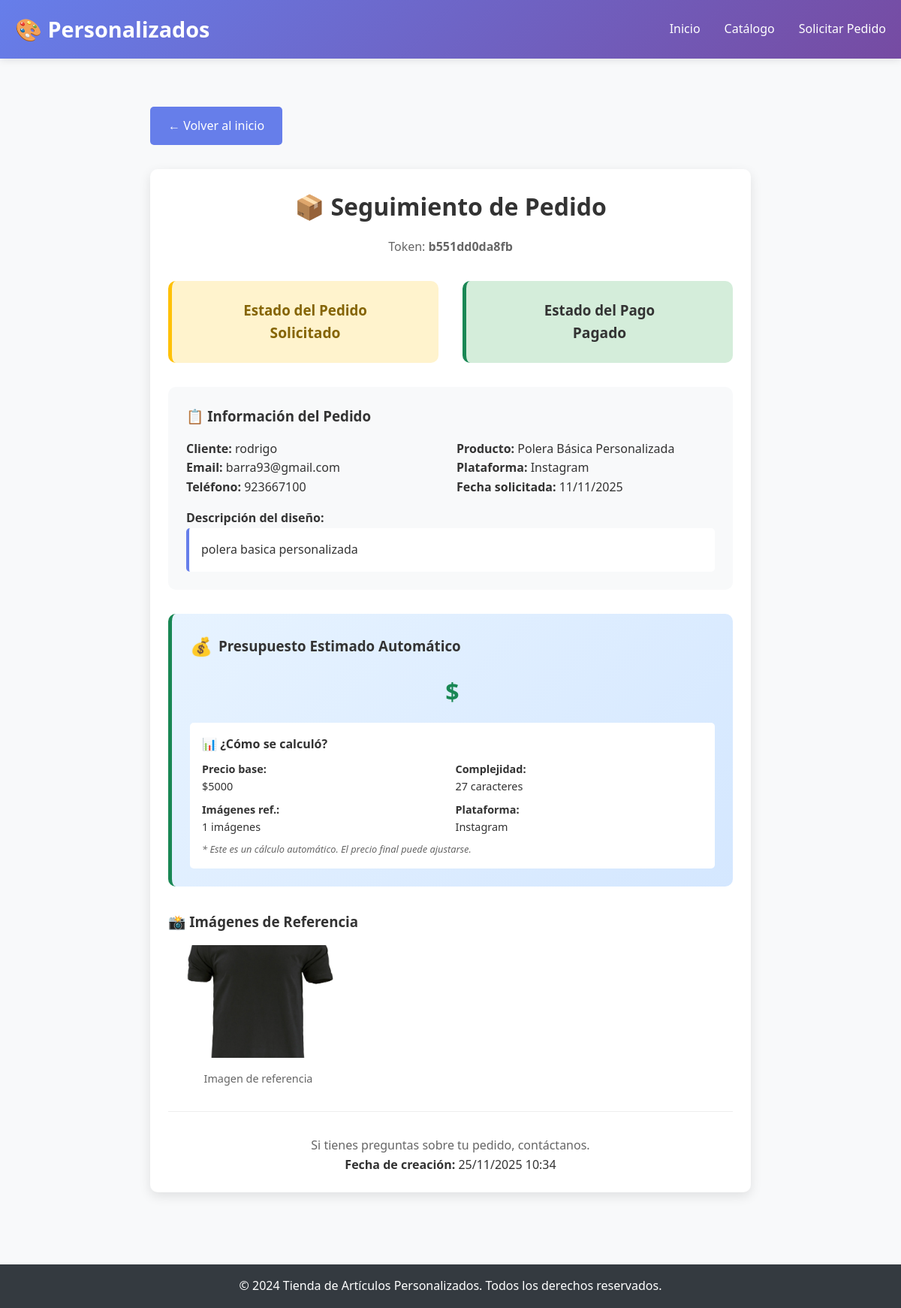
The page /seguimiento/b551dd0da8fb/ on the database its author committed.
### tienda/models.py (models this page shows, shortened)
class Pedido(models.Model):
    ESTADOS_PEDIDO = [
        ('solicitado', 'Solicitado'),
        ('aprobado', 'Aprobado'),
        ('en_proceso', 'En proceso'),
        ('realizado', 'Realizado'),
        ('entregado', 'Entregado'),
        ('finalizado', 'Finalizado'),
        ('cancelado', 'Cancelado'),
    ]
    ESTADOS_PAGO = [
        ('pendiente', 'Pendiente'),
        ('parcial', 'Parcial'),
        ('pagado', 'Pagado'),
    ]
    PLATAFORMAS = [
        ('facebook', 'Facebook'),
        ('instagram', 'Instagram'),
        ('whatsapp', 'WhatsApp'),
        ('sitio_web', 'Sitio Web'),
        ('presencial', 'Presencial'),
        ('otro', 'Otro'),
    ]
    nombre_cliente = models.CharField(max_length=200)
    email = models.EmailField()
    telefono = models.CharField(max_length=20, blank=True, default="")
    red_social = models.CharField(max_length=100, blank=True, default="")
    producto_referencia = models.ForeignKey(Producto, on_delete=models.SET_NULL, null=True, blank=True)
    descripcion_diseno = models.TextField()
    fecha_requerida = models.DateField(null=True, blank=True)
    plataforma = models.CharField(max_length=20, choices=PLATAFORMAS, default='sitio_web')
    estado_pedido = models.CharField(max_length=20, choices=ESTADOS_PEDIDO, default='solicitado')
    estado_pago = models.CharField(max_length=20, choices=ESTADOS_PAGO, default='pendiente')
    token_seguimiento = models.CharField(
        max_length=12,  # Más corto y manejable
        unique=True,
        editable=False,
        blank=True
    )
    fecha_creacion = models.DateTimeField(default=timezone.now)
    fecha_actualizacion = models.DateTimeField(auto_now=True)
    presupuesto_aprobado = models.DecimalField(max_digits=10, decimal_places=2, null=True, blank=True)
    notas_internas = models.TextField(blank=True, default="")
    presupuesto_estimado = models.DecimalField(
        max_digits=10,
        decimal_places=2,
        null=True,
        blank=True,
        verbose_name="Presupuesto estimado"
    )
    class Meta:
        verbose_name = "Pedido"
        verbose_name_plural = "Pedidos"
        ordering = ['-fecha_creacion']

class Producto(models.Model):
    nombre = models.CharField(max_length=200)
    descripcion = models.TextField()
    categoria = models.ForeignKey(Categoria, on_delete=models.CASCADE)
    precio_base = models.DecimalField(max_digits=10, decimal_places=2)
    activo = models.BooleanField(default=True)
    imagen_1 = models.ImageField(upload_to='productos/', blank=True, null=True)
    imagen_2 = models.ImageField(upload_to='productos/', blank=True, null=True)
    imagen_3 = models.ImageField(upload_to='productos/', blank=True, null=True)
    class Meta:
        verbose_name = "Producto"
        verbose_name_plural = "Productos"

class ImagenReferencia(models.Model):
    pedido = models.ForeignKey(Pedido, related_name='imagenes_referencia', on_delete=models.CASCADE)
    imagen = models.ImageField(upload_to='referencias/')
    descripcion = models.CharField(max_length=200, blank=True)
    fecha_subida = models.DateTimeField(auto_now_add=True)
    class Meta:
        verbose_name = "Imagen de Referencia"
        verbose_name_plural = "Imágenes de Referencia"

### tienda/views.py (the view)
# urls.py: path('seguimiento/<str:token>/', views.seguimiento_pedido, name='seguimiento_pedido'),
def seguimiento_pedido(request, token):
    pedido = get_object_or_404(Pedido, token_seguimiento=token)
    imagenes_referencia = pedido.imagenes_referencia.all()
    return render(request, 'tienda/seguimiento_pedido.html', {
        'pedido': pedido,
        'imagenes_referencia': imagenes_referencia
    })

### templates/tienda/seguimiento_pedido.html (shortened to what this page needs)
{% extends 'tienda/base.html' %}
{% block content %}
<div style="max-width: 800px; margin: 0 auto;">
    <a href="{% url 'tienda:index' %}" class="btn" style="margin-bottom: 2rem;">← Volver al inicio</a>
    <div class="card">
        <h1 style="text-align: center; margin-bottom: 1rem;">📦 Seguimiento de Pedido</h1>
        <p style="text-align: center; color: #666; margin-bottom: 2rem;">
            Token: <strong>{{ pedido.token_seguimiento }}</strong>
        </p>
        <div style="display: grid; grid-template-columns: 1fr 1fr; gap: 2rem; margin-bottom: 2rem;">
            <div class="estado-pedido estado-{{ pedido.estado_pedido }}">
                <h3>Estado del Pedido</h3>
                <p style="font-size: 1.2rem; font-weight: bold;">
                    {{ pedido.get_estado_pedido_display }}
                </p>
            </div>
            <div class="estado-pago estado-{{ pedido.estado_pago }}">
                <h3>Estado del Pago</h3>
                <p style="font-size: 1.2rem; font-weight: bold;">
                    {{ pedido.get_estado_pago_display }}
                </p>
            </div>
        </div>
        <div style="background: #f8f9fa; padding: 1.5rem; border-radius: 10px; margin-bottom: 2rem;">
            <h3>📋 Información del Pedido</h3>
            <div style="display: grid; grid-template-columns: 1fr 1fr; gap: 1rem; margin-top: 1rem;">
                <div>
                    <p><strong>Cliente:</strong> {{ pedido.nombre_cliente }}</p>
                    <p><strong>Email:</strong> {{ pedido.email }}</p>
                    <p><strong>Teléfono:</strong> {{ pedido.telefono|default:"No especificado" }}</p>
                </div>
                <div>
                    <p><strong>Producto:</strong> {{ pedido.producto_referencia.nombre|default:"Diseño personalizado" }}</p>
                    <p><strong>Plataforma:</strong> {{ pedido.get_plataforma_display }}</p>
                    <p><strong>Fecha solicitada:</strong> {{ pedido.fecha_requerida|date:"d/m/Y"|default:"No especificada" }}</p>
                </div>
            </div>
            <div style="margin-top: 1rem;">
                <p><strong>Descripción del diseño:</strong></p>
                <p style="background: white; padding: 1rem; border-radius: 5px; border-left: 4px solid #667eea;">
                    {{ pedido.descripcion_diseno }}
                </p>
            </div>
        </div>
        <div style="background: linear-gradient(135deg, #e7f3ff 0%, #d4e7ff 100%);
                    padding: 1.5rem;
                    border-radius: 10px;
                    margin-bottom: 2rem;
                    border-left: 5px solid #198754;">
            <h3 style="display: flex; align-items: center; gap: 0.5rem; margin-bottom: 1rem;">
                <span style="font-size: 1.5rem;">💰</span> Presupuesto Estimado Automático
            </h3>
            <p style="font-size: 2rem; font-weight: bold; color: #198754; text-align: center; margin: 1rem 0;">
                ${{ pedido.presupuesto_estimado|floatformat:"0" }}
            </p>
            <div style="background: white; padding: 1rem; border-radius: 5px; margin-top: 1rem;">
                <p style="font-weight: bold; margin-bottom: 0.5rem;">📊 ¿Cómo se calculó?</p>
                <div style="display: grid; grid-template-columns: 1fr 1fr; gap: 0.5rem; font-size: 0.9rem;">
                    <div>
                        <strong>Precio base:</strong><br>
                        ${{ pedido.producto_referencia.precio_base|default:"10.000"|floatformat:"0" }}
                    </div>
                    <div>
                        <strong>Complejidad:</strong><br>
                        {{ pedido.descripcion_diseno|length }} caracteres
                    </div>
                    <div>
                        <strong>Imágenes ref.:</strong><br>
                        {{ pedido.imagenes_referencia.count }} imágenes
                    </div>
                    <div>
                        <strong>Plataforma:</strong><br>
                        {{ pedido.get_plataforma_display }}
                    </div>
                </div>
                <p style="color: #666; font-size: 0.8rem; margin-top: 0.5rem; font-style: italic;">
                    * Este es un cálculo automático. El precio final puede ajustarse.
                </p>
            </div>
        </div>
        {% if imagenes_referencia %}
        <div style="margin-bottom: 2rem;">
            <h3>📸 Imágenes de Referencia</h3>
            <div style="display: grid; grid-template-columns: repeat(auto-fill, minmax(200px, 1fr)); gap: 1rem; margin-top: 1rem;">
                {% for imagen in imagenes_referencia %}
                <div style="text-align: center;">
                    <img src="{{ imagen.imagen.url }}"
                         alt="Referencia {{ forloop.counter }}"
                         style="width: 100%; height: 150px; object-fit: cover; border-radius: 5px;">
                    <p style="margin-top: 0.5rem; color: #666; font-size: 0.9rem;">
                        {{ imagen.descripcion|default:"Imagen de referencia" }}
                    </p>
                </div>
                {% endfor %}
            </div>
        </div>
        {% endif %}
        <div style="text-align: center; margin-top: 2rem; padding-top: 2rem; border-top: 1px solid #eee;">
            <p style="color: #666;">Si tienes preguntas sobre tu pedido, contáctanos.</p>
            <p><strong>Fecha de creación:</strong> {{ pedido.fecha_creacion|date:"d/m/Y H:i" }}</p>
        </div>
    </div>
</div>
{% endblock %}

### templates/tienda/base.html (style rules this page uses)
* { margin: 0; padding: 0; box-sizing: border-box; }
body { font-family: 'Segoe UI', Tahoma, Geneva, Verdana, sans-serif; line-height: 1.6; color: #333; background-color: #f8f9fa; }
.btn { display: inline-block; padding: 0.8rem 1.5rem; background: #667eea; color: white; text-decoration: none; border-radius: 5px; border: none; cursor: pointer; transition: background 0.3s; }
.card { background: white; border-radius: 10px; padding: 1.5rem; box-shadow: 0 5px 15px rgba(0,0,0,0.1); transition: transform 0.3s; }
.estado-pedido { padding: 0.5rem 1rem; border-radius: 20px; font-weight: bold; text-align: center; }
.estado-solicitado { background: #fff3cd; color: #856404; }

### templates/tienda/seguimiento_pedido.html (style rules this page uses)
.estado-pedido, .estado-pago { padding: 1.5rem; border-radius: 10px; text-align: center; }
.estado-solicitado { background: #fff3cd; border-left: 5px solid #ffc107; }
.estado-pagado { background: #d4edda; border-left: 5px solid #198754; }

### rows shown on the page
Pedido: token_seguimiento "b551dd0da8fb", estado_pedido "Solicitado", estado_pago "Pagado", nombre_cliente "rodrigo", email "barra93@gmail.com", telefono "923667100", producto_referencia.nombre "Polera Básica Personalizada", plataforma "Instagram", fecha_requerida "11/11/2025", descripcion_diseno "polera basica personalizada", producto_referencia.precio_base "5000", descripcion_diseno|length "27", imagenes_referencia.count "1", fecha_creacion "25/11/2025 10:34"
ImagenReferencia: imagen (picture), descripcion "Imagen de referencia"
